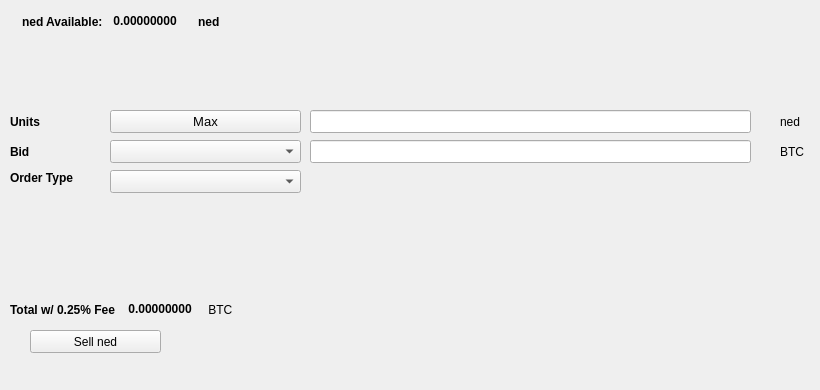
   <widget class="QWidget" name="SellTab">
    <attribute name="title">
     <string>Sell</string>
    </attribute>
    <widget class="QLabel" name="label_16">
     <property name="geometry">
      <rect>
       <x>780</x>
       <y>140</y>
       <width>31</width>
       <height>23</height>
      </rect>
     </property>
     <property name="text">
      <string>BTC</string>
     </property>
    </widget>
    <widget class="QComboBox" name="SellBidcomboBox">
     <property name="geometry">
      <rect>
       <x>110</x>
       <y>140</y>
       <width>191</width>
       <height>23</height>
      </rect>
     </property>
     <property name="font">
      <font>
       <pointsize>10</pointsize>
      </font>
     </property>
    </widget>
    <widget class="QLabel" name="label_18">
     <property name="geometry">
      <rect>
       <x>10</x>
       <y>110</y>
       <width>46</width>
       <height>23</height>
      </rect>
     </property>
     <property name="font">
      <font>
       <weight>75</weight>
       <bold>true</bold>
      </font>
     </property>
     <property name="text">
      <string>Units</string>
     </property>
    </widget>
    <widget class="QPushButton" name="Sell_Max_Amount">
     <property name="geometry">
      <rect>
       <x>110</x>
       <y>110</y>
       <width>191</width>
       <height>23</height>
      </rect>
     </property>
     <property name="font">
      <font>
       <pointsize>10</pointsize>
      </font>
     </property>
     <property name="text">
      <string>Max</string>
     </property>
    </widget>
    <widget class="QLabel" name="label_20">
     <property name="geometry">
      <rect>
       <x>10</x>
       <y>170</y>
       <width>91</width>
       <height>16</height>
      </rect>
     </property>
     <property name="font">
      <font>
       <weight>75</weight>
       <bold>true</bold>
      </font>
     </property>
     <property name="text">
      <string>Order Type</string>
     </property>
    </widget>
    <widget class="QComboBox" name="SellOrdertypeCombo">
     <property name="geometry">
      <rect>
       <x>110</x>
       <y>170</y>
       <width>191</width>
       <height>23</height>
      </rect>
     </property>
     <property name="font">
      <font>
       <pointsize>10</pointsize>
      </font>
     </property>
    </widget>
    <widget class="QLabel" name="label_21">
     <property name="geometry">
      <rect>
       <x>10</x>
       <y>140</y>
       <width>46</width>
       <height>23</height>
      </rect>
     </property>
     <property name="font">
      <font>
       <weight>75</weight>
       <bold>true</bold>
      </font>
     </property>
     <property name="text">
      <string>Bid</string>
     </property>
    </widget>
    <widget class="QLabel" name="label_22">
     <property name="geometry">
      <rect>
       <x>780</x>
       <y>110</y>
       <width>31</width>
       <height>23</height>
      </rect>
     </property>
     <property name="text">
      <string>ned</string>
     </property>
    </widget>
    <widget class="QLineEdit" name="UnitsInputned">
     <property name="geometry">
      <rect>
       <x>310</x>
       <y>110</y>
       <width>441</width>
       <height>23</height>
      </rect>
     </property>
     <property name="font">
      <font>
       <pointsize>9</pointsize>
       <weight>75</weight>
       <bold>true</bold>
      </font>
     </property>
    </widget>
    <widget class="QLineEdit" name="SellBidPriceEdit">
     <property name="geometry">
      <rect>
       <x>310</x>
       <y>140</y>
       <width>441</width>
       <height>23</height>
      </rect>
     </property>
     <property name="font">
      <font>
       <pointsize>9</pointsize>
       <weight>75</weight>
       <bold>true</bold>
      </font>
     </property>
    </widget>
    <widget class="QPushButton" name="SellnedBTN">
     <property name="geometry">
      <rect>
       <x>30</x>
       <y>330</y>
       <width>131</width>
       <height>23</height>
      </rect>
     </property>
     <property name="text">
      <string>Sell ned</string>
     </property>
     <property name="icon">
      <iconset resource="../needycoin">
       <normaloff>:/icons/bitcoin</normaloff>:/icons/bitcoin</iconset>
     </property>
    </widget>
    <widget class="QWidget" name="layoutWidget3">
     <property name="geometry">
      <rect>
       <x>22</x>
       <y>12</y>
       <width>258</width>
       <height>19</height>
      </rect>
     </property>
     <layout class="QHBoxLayout" name="horizontalLayout">
      <item>
       <widget class="QLabel" name="label232_2">
        <property name="font">
         <font>
          <weight>75</weight>
          <bold>true</bold>
         </font>
        </property>
        <property name="text">
         <string>ned Available:</string>
        </property>
       </widget>
      </item>
      <item>
       <widget class="QLabel" name="nedAvailableLabel">
        <property name="palette">
         <palette>
          <active>
           <colorrole role="WindowText">
            <brush brushstyle="SolidPattern">
             <color alpha="255">
              <red>0</red>
              <green>0</green>
              <blue>0</blue>
             </color>
            </brush>
           </colorrole>
           <colorrole role="Button">
            <brush brushstyle="SolidPattern">
             <color alpha="255">
              <red>0</red>
              <green>170</green>
              <blue>0</blue>
             </color>
            </brush>
           </colorrole>
           <colorrole role="Light">
            <brush brushstyle="SolidPattern">
             <color alpha="255">
              <red>0</red>
              <green>255</green>
              <blue>0</blue>
             </color>
            </brush>
           </colorrole>
           <colorrole role="Midlight">
            <brush brushstyle="SolidPattern">
             <color alpha="255">
              <red>0</red>
              <green>212</green>
              <blue>0</blue>
             </color>
            </brush>
           </colorrole>
           <colorrole role="Dark">
            <brush brushstyle="SolidPattern">
             <color alpha="255">
              <red>0</red>
              <green>85</green>
              <blue>0</blue>
             </color>
            </brush>
           </colorrole>
           <colorrole role="Mid">
            <brush brushstyle="SolidPattern">
             <color alpha="255">
              <red>0</red>
              <green>113</green>
              <blue>0</blue>
             </color>
            </brush>
           </colorrole>
           <colorrole role="Text">
            <brush brushstyle="SolidPattern">
             <color alpha="255">
              <red>0</red>
              <green>170</green>
              <blue>0</blue>
             </color>
            </brush>
           </colorrole>
           <colorrole role="BrightText">
            <brush brushstyle="SolidPattern">
             <color alpha="255">
              <red>255</red>
              <green>255</green>
              <blue>255</blue>
             </color>
            </brush>
           </colorrole>
           <colorrole role="ButtonText">
            <brush brushstyle="SolidPattern">
             <color alpha="255">
              <red>0</red>
              <green>0</green>
              <blue>0</blue>
             </color>
            </brush>
           </colorrole>
           <colorrole role="Base">
            <brush brushstyle="SolidPattern">
             <color alpha="255">
              <red>255</red>
              <green>255</green>
              <blue>255</blue>
             </color>
            </brush>
           </colorrole>
           <colorrole role="Window">
            <brush brushstyle="SolidPattern">
             <color alpha="255">
              <red>0</red>
              <green>170</green>
              <blue>0</blue>
             </color>
            </brush>
           </colorrole>
           <colorrole role="Shadow">
            <brush brushstyle="SolidPattern">
             <color alpha="255">
              <red>0</red>
              <green>0</green>
              <blue>0</blue>
             </color>
            </brush>
           </colorrole>
           <colorrole role="AlternateBase">
            <brush brushstyle="SolidPattern">
             <color alpha="255">
              <red>127</red>
              <green>212</green>
              <blue>127</blue>
             </color>
            </brush>
           </colorrole>
           <colorrole role="ToolTipBase">
            <brush brushstyle="SolidPattern">
             <color alpha="255">
              <red>255</red>
              <green>255</green>
              <blue>220</blue>
             </color>
            </brush>
           </colorrole>
           <colorrole role="ToolTipText">
            <brush brushstyle="SolidPattern">
             <color alpha="255">
              <red>0</red>
              <green>0</green>
              <blue>0</blue>
             </color>
            </brush>
           </colorrole>
          </active>
          <inactive>
           <colorrole role="WindowText">
            <brush brushstyle="SolidPattern">
             <color alpha="255">
              <red>0</red>
              <green>0</green>
              <blue>0</blue>
             </color>
            </brush>
           </colorrole>
           <colorrole role="Button">
            <brush brushstyle="SolidPattern">
             <color alpha="255">
              <red>0</red>
              <green>170</green>
              <blue>0</blue>
             </color>
            </brush>
           </colorrole>
           <colorrole role="Light">
            <brush brushstyle="SolidPattern">
             <color alpha="255">
              <red>0</red>
              <green>255</green>
              <blue>0</blue>
             </color>
            </brush>
           </colorrole>
           <colorrole role="Midlight">
            <brush brushstyle="SolidPattern">
             <color alpha="255">
              <red>0</red>
              <green>212</green>
              <blue>0</blue>
             </color>
            </brush>
           </colorrole>
           <colorrole role="Dark">
            <brush brushstyle="SolidPattern">
             <color alpha="255">
              <red>0</red>
              <green>85</green>
              <blue>0</blue>
             </color>
            </brush>
           </colorrole>
           <colorrole role="Mid">
            <brush brushstyle="SolidPattern">
             <color alpha="255">
              <red>0</red>
              <green>113</green>
              <blue>0</blue>
             </color>
            </brush>
           </colorrole>
           <colorrole role="Text">
            <brush brushstyle="SolidPattern">
             <color alpha="255">
              <red>0</red>
              <green>170</green>
              <blue>0</blue>
             </color>
            </brush>
           </colorrole>
           <colorrole role="BrightText">
            <brush brushstyle="SolidPattern">
             <color alpha="255">
              <red>255</red>
              <green>255</green>
              <blue>255</blue>
             </color>
            </brush>
           </colorrole>
           <colorrole role="ButtonText">
            <brush brushstyle="SolidPattern">
             <color alpha="255">
              <red>0</red>
              <green>0</green>
              <blue>0</blue>
             </color>
            </brush>
           </colorrole>
           <colorrole role="Base">
            <brush brushstyle="SolidPattern">
             <color alpha="255">
              <red>255</red>
              <green>255</green>
              <blue>255</blue>
             </color>
            </brush>
           </colorrole>
           <colorrole role="Window">
            <brush brushstyle="SolidPattern">
             <color alpha="255">
              <red>0</red>
              <green>170</green>
              <blue>0</blue>
             </color>
            </brush>
           </colorrole>
           <colorrole role="Shadow">
            <brush brushstyle="SolidPattern">
             <color alpha="255">
              <red>0</red>
              <green>0</green>
              <blue>0</blue>
             </color>
            </brush>
           </colorrole>
           <colorrole role="AlternateBase">
            <brush brushstyle="SolidPattern">
             <color alpha="255">
              <red>127</red>
              <green>212</green>
              <blue>127</blue>
             </color>
            </brush>
           </colorrole>
           <colorrole role="ToolTipBase">
            <brush brushstyle="SolidPattern">
             <color alpha="255">
              <red>255</red>
              <green>255</green>
              <blue>220</blue>
             </color>
            </brush>
           </colorrole>
           <colorrole role="ToolTipText">
            <brush brushstyle="SolidPattern">
             <color alpha="255">
              <red>0</red>
              <green>0</green>
              <blue>0</blue>
             </color>
            </brush>
           </colorrole>
          </inactive>
          <disabled>
           <colorrole role="WindowText">
            <brush brushstyle="SolidPattern">
             <color alpha="255">
              <red>0</red>
              <green>85</green>
              <blue>0</blue>
             </color>
            </brush>
           </colorrole>
           <colorrole role="Button">
            <brush brushstyle="SolidPattern">
             <color alpha="255">
              <red>0</red>
              <green>170</green>
              <blue>0</blue>
             </color>
            </brush>
           </colorrole>
           <colorrole role="Light">
            <brush brushstyle="SolidPattern">
             <color alpha="255">
              <red>0</red>
              <green>255</green>
              <blue>0</blue>
             </color>
            </brush>
           </colorrole>
           <colorrole role="Midlight">
            <brush brushstyle="SolidPattern">
             <color alpha="255">
              <red>0</red>
              <green>212</green>
              <blue>0</blue>
             </color>
            </brush>
           </colorrole>
           <colorrole role="Dark">
            <brush brushstyle="SolidPattern">
             <color alpha="255">
              <red>0</red>
              <green>85</green>
              <blue>0</blue>
             </color>
            </brush>
           </colorrole>
           <colorrole role="Mid">
            <brush brushstyle="SolidPattern">
             <color alpha="255">
              <red>0</red>
              <green>113</green>
              <blue>0</blue>
             </color>
            </brush>
           </colorrole>
           <colorrole role="Text">
            <brush brushstyle="SolidPattern">
             <color alpha="255">
              <red>0</red>
              <green>85</green>
              <blue>0</blue>
             </color>
            </brush>
           </colorrole>
           <colorrole role="BrightText">
            <brush brushstyle="SolidPattern">
             <color alpha="255">
              <red>255</red>
              <green>255</green>
              <blue>255</blue>
             </color>
            </brush>
           </colorrole>
           <colorrole role="ButtonText">
            <brush brushstyle="SolidPattern">
             <color alpha="255">
              <red>0</red>
              <green>85</green>
              <blue>0</blue>
             </color>
            </brush>
           </colorrole>
           <colorrole role="Base">
            <brush brushstyle="SolidPattern">
             <color alpha="255">
              <red>0</red>
              <green>170</green>
              <blue>0</blue>
             </color>
            </brush>
           </colorrole>
           <colorrole role="Window">
            <brush brushstyle="SolidPattern">
             <color alpha="255">
              <red>0</red>
              <green>170</green>
              <blue>0</blue>
             </color>
            </brush>
           </colorrole>
           <colorrole role="Shadow">
            <brush brushstyle="SolidPattern">
             <color alpha="255">
              <red>0</red>
              <green>0</green>
              <blue>0</blue>
             </color>
            </brush>
           </colorrole>
           <colorrole role="AlternateBase">
            <brush brushstyle="SolidPattern">
             <color alpha="255">
              <red>0</red>
              <green>170</green>
              <blue>0</blue>
             </color>
            </brush>
           </colorrole>
           <colorrole role="ToolTipBase">
            <brush brushstyle="SolidPattern">
             <color alpha="255">
              <red>255</red>
              <green>255</green>
              <blue>220</blue>
             </color>
            </brush>
           </colorrole>
           <colorrole role="ToolTipText">
            <brush brushstyle="SolidPattern">
             <color alpha="255">
              <red>0</red>
              <green>0</green>
              <blue>0</blue>
             </color>
            </brush>
           </colorrole>
          </disabled>
         </palette>
        </property>
        <property name="font">
         <font>
          <weight>75</weight>
          <bold>true</bold>
         </font>
        </property>
        <property name="text">
         <string> 0.00000000 </string>
        </property>
        <property name="textInteractionFlags">
         <set>Qt::LinksAccessibleByMouse|Qt::TextSelectableByKeyboard|Qt::TextSelectableByMouse</set>
        </property>
       </widget>
      </item>
      <item>
       <widget class="QLabel" name="labelned">
        <property name="font">
         <font>
          <weight>75</weight>
          <bold>true</bold>
         </font>
        </property>
        <property name="text">
         <string>ned</string>
        </property>
       </widget>
      </item>
     </layout>
    </widget>
    <widget class="QWidget" name="layoutWidget">
     <property name="geometry">
      <rect>
       <x>10</x>
       <y>300</y>
       <width>268</width>
       <height>19</height>
      </rect>
     </property>
     <layout class="QHBoxLayout" name="horizontalLayout_2">
      <item>
       <widget class="QLabel" name="label_19">
        <property name="font">
         <font>
          <weight>75</weight>
          <bold>true</bold>
         </font>
        </property>
        <property name="text">
         <string>Total w/ 0.25% Fee </string>
        </property>
       </widget>
      </item>
      <item>
       <widget class="QLabel" name="SellCostLabel">
        <property name="palette">
         <palette>
          <active>
           <colorrole role="WindowText">
            <brush brushstyle="SolidPattern">
             <color alpha="255">
              <red>0</red>
              <green>0</green>
              <blue>0</blue>
             </color>
            </brush>
           </colorrole>
           <colorrole role="Button">
            <brush brushstyle="SolidPattern">
             <color alpha="255">
              <red>0</red>
              <green>170</green>
              <blue>0</blue>
             </color>
            </brush>
           </colorrole>
           <colorrole role="Light">
            <brush brushstyle="SolidPattern">
             <color alpha="255">
              <red>0</red>
              <green>255</green>
              <blue>0</blue>
             </color>
            </brush>
           </colorrole>
           <colorrole role="Midlight">
            <brush brushstyle="SolidPattern">
             <color alpha="255">
              <red>0</red>
              <green>212</green>
              <blue>0</blue>
             </color>
            </brush>
           </colorrole>
           <colorrole role="Dark">
            <brush brushstyle="SolidPattern">
             <color alpha="255">
              <red>0</red>
              <green>85</green>
              <blue>0</blue>
             </color>
            </brush>
           </colorrole>
           <colorrole role="Mid">
            <brush brushstyle="SolidPattern">
             <color alpha="255">
              <red>0</red>
              <green>113</green>
              <blue>0</blue>
             </color>
            </brush>
           </colorrole>
           <colorrole role="Text">
            <brush brushstyle="SolidPattern">
             <color alpha="255">
              <red>0</red>
              <green>170</green>
              <blue>0</blue>
             </color>
            </brush>
           </colorrole>
           <colorrole role="BrightText">
            <brush brushstyle="SolidPattern">
             <color alpha="255">
              <red>255</red>
              <green>255</green>
              <blue>255</blue>
             </color>
            </brush>
           </colorrole>
           <colorrole role="ButtonText">
            <brush brushstyle="SolidPattern">
             <color alpha="255">
              <red>0</red>
              <green>0</green>
              <blue>0</blue>
             </color>
            </brush>
           </colorrole>
           <colorrole role="Base">
            <brush brushstyle="SolidPattern">
             <color alpha="255">
              <red>255</red>
              <green>255</green>
              <blue>255</blue>
             </color>
            </brush>
           </colorrole>
           <colorrole role="Window">
            <brush brushstyle="SolidPattern">
             <color alpha="255">
              <red>0</red>
              <green>170</green>
              <blue>0</blue>
             </color>
            </brush>
           </colorrole>
           <colorrole role="Shadow">
            <brush brushstyle="SolidPattern">
             <color alpha="255">
              <red>0</red>
              <green>0</green>
              <blue>0</blue>
             </color>
            </brush>
           </colorrole>
           <colorrole role="AlternateBase">
            <brush brushstyle="SolidPattern">
             <color alpha="255">
              <red>127</red>
              <green>212</green>
              <blue>127</blue>
             </color>
            </brush>
           </colorrole>
           <colorrole role="ToolTipBase">
            <brush brushstyle="SolidPattern">
             <color alpha="255">
              <red>255</red>
              <green>255</green>
              <blue>220</blue>
             </color>
            </brush>
           </colorrole>
           <colorrole role="ToolTipText">
            <brush brushstyle="SolidPattern">
             <color alpha="255">
              <red>0</red>
              <green>0</green>
              <blue>0</blue>
             </color>
            </brush>
           </colorrole>
          </active>
          <inactive>
           <colorrole role="WindowText">
            <brush brushstyle="SolidPattern">
             <color alpha="255">
              <red>0</red>
              <green>0</green>
              <blue>0</blue>
             </color>
            </brush>
           </colorrole>
           <colorrole role="Button">
            <brush brushstyle="SolidPattern">
             <color alpha="255">
              <red>0</red>
              <green>170</green>
              <blue>0</blue>
             </color>
            </brush>
           </colorrole>
           <colorrole role="Light">
            <brush brushstyle="SolidPattern">
             <color alpha="255">
              <red>0</red>
              <green>255</green>
              <blue>0</blue>
             </color>
            </brush>
           </colorrole>
           <colorrole role="Midlight">
            <brush brushstyle="SolidPattern">
             <color alpha="255">
              <red>0</red>
              <green>212</green>
              <blue>0</blue>
             </color>
            </brush>
           </colorrole>
           <colorrole role="Dark">
            <brush brushstyle="SolidPattern">
             <color alpha="255">
              <red>0</red>
              <green>85</green>
              <blue>0</blue>
             </color>
            </brush>
           </colorrole>
           <colorrole role="Mid">
            <brush brushstyle="SolidPattern">
             <color alpha="255">
              <red>0</red>
              <green>113</green>
              <blue>0</blue>
             </color>
            </brush>
           </colorrole>
           <colorrole role="Text">
            <brush brushstyle="SolidPattern">
             <color alpha="255">
              <red>0</red>
              <green>170</green>
              <blue>0</blue>
             </color>
            </brush>
           </colorrole>
           <colorrole role="BrightText">
            <brush brushstyle="SolidPattern">
             <color alpha="255">
              <red>255</red>
              <green>255</green>
              <blue>255</blue>
             </color>
            </brush>
           </colorrole>
           <colorrole role="ButtonText">
            <brush brushstyle="SolidPattern">
             <color alpha="255">
              <red>0</red>
              <green>0</green>
              <blue>0</blue>
             </color>
            </brush>
           </colorrole>
           <colorrole role="Base">
            <brush brushstyle="SolidPattern">
             <color alpha="255">
              <red>255</red>
              <green>255</green>
              <blue>255</blue>
             </color>
            </brush>
           </colorrole>
           <colorrole role="Window">
            <brush brushstyle="SolidPattern">
             <color alpha="255">
              <red>0</red>
              <green>170</green>
              <blue>0</blue>
             </color>
            </brush>
           </colorrole>
           <colorrole role="Shadow">
            <brush brushstyle="SolidPattern">
             <color alpha="255">
              <red>0</red>
              <green>0</green>
              <blue>0</blue>
             </color>
            </brush>
           </colorrole>
           <colorrole role="AlternateBase">
            <brush brushstyle="SolidPattern">
             <color alpha="255">
              <red>127</red>
              <green>212</green>
              <blue>127</blue>
             </color>
            </brush>
           </colorrole>
           <colorrole role="ToolTipBase">
            <brush brushstyle="SolidPattern">
             <color alpha="255">
              <red>255</red>
              <green>255</green>
              <blue>220</blue>
             </color>
            </brush>
           </colorrole>
           <colorrole role="ToolTipText">
            <brush brushstyle="SolidPattern">
             <color alpha="255">
              <red>0</red>
              <green>0</green>
              <blue>0</blue>
             </color>
            </brush>
           </colorrole>
          </inactive>
          <disabled>
           <colorrole role="WindowText">
            <brush brushstyle="SolidPattern">
             <color alpha="255">
              <red>0</red>
              <green>85</green>
              <blue>0</blue>
             </color>
            </brush>
           </colorrole>
           <colorrole role="Button">
            <brush brushstyle="SolidPattern">
             <color alpha="255">
              <red>0</red>
              <green>170</green>
              <blue>0</blue>
             </color>
            </brush>
           </colorrole>
           <colorrole role="Light">
            <brush brushstyle="SolidPattern">
             <color alpha="255">
              <red>0</red>
              <green>255</green>
              <blue>0</blue>
             </color>
            </brush>
           </colorrole>
           <colorrole role="Midlight">
            <brush brushstyle="SolidPattern">
             <color alpha="255">
              <red>0</red>
              <green>212</green>
              <blue>0</blue>
             </color>
            </brush>
           </colorrole>
           <colorrole role="Dark">
            <brush brushstyle="SolidPattern">
             <color alpha="255">
              <red>0</red>
              <green>85</green>
              <blue>0</blue>
             </color>
            </brush>
           </colorrole>
           <colorrole role="Mid">
            <brush brushstyle="SolidPattern">
             <color alpha="255">
              <red>0</red>
              <green>113</green>
              <blue>0</blue>
             </color>
            </brush>
           </colorrole>
           <colorrole role="Text">
            <brush brushstyle="SolidPattern">
             <color alpha="255">
              <red>0</red>
              <green>85</green>
              <blue>0</blue>
             </color>
            </brush>
           </colorrole>
           <colorrole role="BrightText">
            <brush brushstyle="SolidPattern">
             <color alpha="255">
              <red>255</red>
              <green>255</green>
              <blue>255</blue>
             </color>
            </brush>
           </colorrole>
           <colorrole role="ButtonText">
            <brush brushstyle="SolidPattern">
             <color alpha="255">
              <red>0</red>
              <green>85</green>
              <blue>0</blue>
             </color>
            </brush>
           </colorrole>
           <colorrole role="Base">
            <brush brushstyle="SolidPattern">
             <color alpha="255">
              <red>0</red>
              <green>170</green>
              <blue>0</blue>
             </color>
            </brush>
           </colorrole>
           <colorrole role="Window">
            <brush brushstyle="SolidPattern">
             <color alpha="255">
              <red>0</red>
              <green>170</green>
              <blue>0</blue>
             </color>
            </brush>
           </colorrole>
           <colorrole role="Shadow">
            <brush brushstyle="SolidPattern">
             <color alpha="255">
              <red>0</red>
              <green>0</green>
              <blue>0</blue>
             </color>
            </brush>
           </colorrole>
           <colorrole role="AlternateBase">
            <brush brushstyle="SolidPattern">
             <color alpha="255">
              <red>0</red>
              <green>170</green>
              <blue>0</blue>
             </color>
            </brush>
           </colorrole>
           <colorrole role="ToolTipBase">
            <brush brushstyle="SolidPattern">
             <color alpha="255">
              <red>255</red>
              <green>255</green>
              <blue>220</blue>
             </color>
            </brush>
           </colorrole>
           <colorrole role="ToolTipText">
            <brush brushstyle="SolidPattern">
             <color alpha="255">
              <red>0</red>
              <green>0</green>
              <blue>0</blue>
             </color>
            </brush>
           </colorrole>
          </disabled>
         </palette>
        </property>
        <property name="font">
         <font>
          <weight>75</weight>
          <bold>true</bold>
         </font>
        </property>
        <property name="autoFillBackground">
         <bool>false</bool>
        </property>
        <property name="text">
         <string> 0.00000000</string>
        </property>
        <property name="textInteractionFlags">
         <set>Qt::LinksAccessibleByMouse|Qt::TextSelectableByMouse</set>
        </property>
       </widget>
      </item>
      <item>
       <widget class="QLabel" name="label_17">
        <property name="font">
         <font>
          <weight>50</weight>
          <bold>false</bold>
         </font>
        </property>
        <property name="text">
         <string> BTC</string>
        </property>
       </widget>
      </item>
     </layout>
    </widget>
    <widget class="QLabel" name="label_23">
     <property name="geometry">
      <rect>
       <x>460</x>
       <y>300</y>
       <width>281</width>
       <height>81</height>
      </rect>
     </property>
     <property name="text">
      <string/>
     </property>
     <property name="pixmap">
      <pixmap>:/images/bittrex</pixmap>
     </property>
    </widget>
   </widget>
